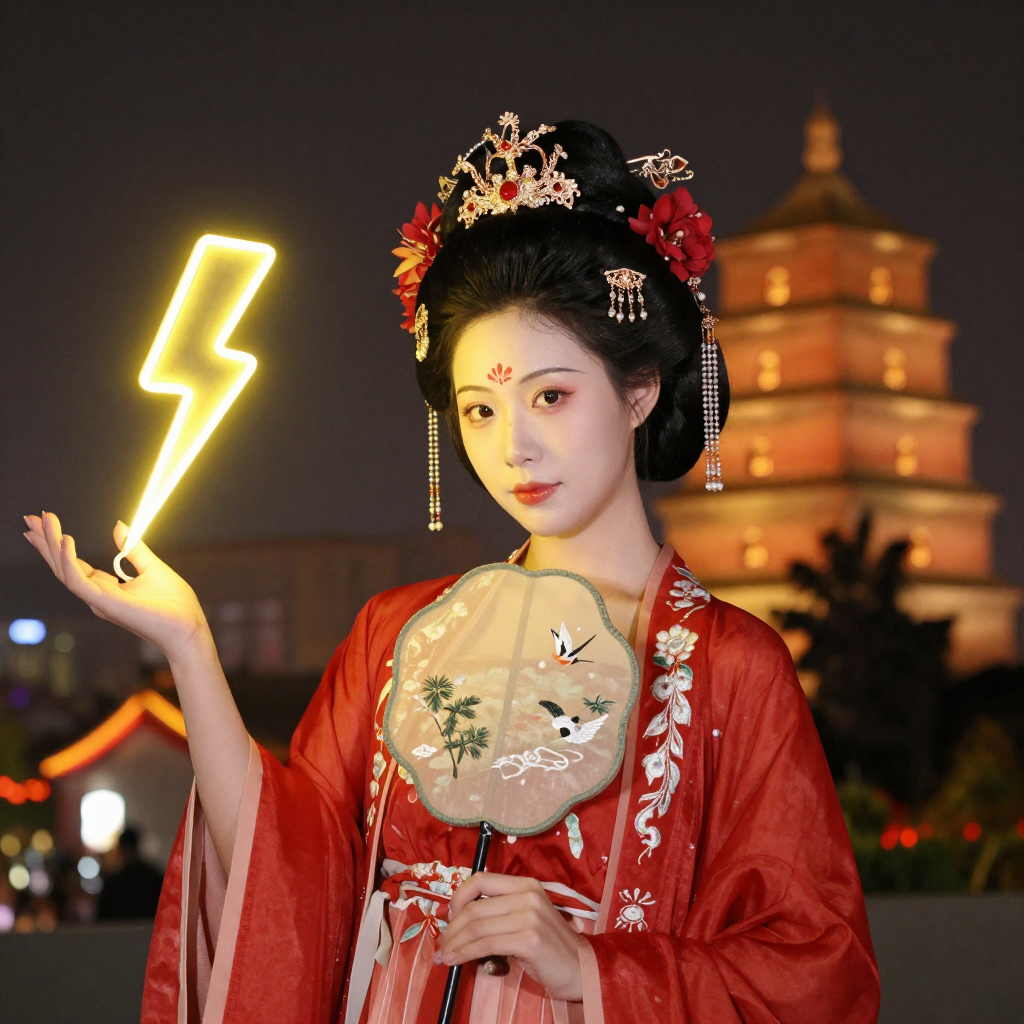

Recreate this plot in Python.
import torch
from modelscope import ZImagePipeline

# 1. Load the pipeline
# Use bfloat16 for optimal performance on supported GPUs
pipe = ZImagePipeline.from_pretrained(
    "Tongyi-MAI/Z-Image-Turbo",
    torch_dtype=torch.bfloat16,
    low_cpu_mem_usage=False,
)
pipe.to("cuda")

# [Optional] Attention Backend
# Diffusers uses SDPA by default. Switch to Flash Attention for better efficiency if supported:
# pipe.transformer.set_attention_backend("flash")    # Enable Flash-Attention-2
# pipe.transformer.set_attention_backend("_flash_3") # Enable Flash-Attention-3

# [Optional] Model Compilation
# Compiling the DiT model accelerates inference, but the first run will take longer to compile.
# pipe.transformer.compile()

# [Optional] CPU Offloading
# Enable CPU offloading for memory-constrained devices.
# pipe.enable_model_cpu_offload()

prompt = "Young Chinese woman in red Hanfu, intricate embroidery. Impeccable makeup, red floral forehead pattern. Elaborate high bun, golden phoenix headdress, red flowers, beads. Holds round folding fan with lady, trees, bird. Neon lightning-bolt lamp (⚡️), bright yellow glow, above extended left palm. Soft-lit outdoor night background, silhouetted tiered pagoda (西安大雁塔), blurred colorful distant lights."

# 2. Generate Image
image = pipe(
    prompt=prompt,
    height=1024,
    width=1024,
    num_inference_steps=9,  # This actually results in 8 DiT forwards
    guidance_scale=0.0,     # Guidance should be 0 for the Turbo models
    generator=torch.Generator("cuda").manual_seed(42),
).images[0]

image.save("example.png")